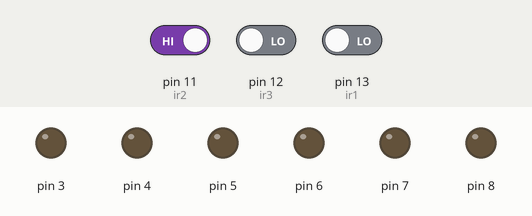
Recording of a sketch running on a simulated Arduino Uno, built with avr-gcc and run on an emulated ATmega328P. Parts: output pins drawn as LEDs (lit = HIGH). The test bench sets the inputs (shaded band); at power-on: pin 12 (ir3) LOW, pin 11 (ir2) HIGH, pin 13 (ir1) LOW.

Above: at 1.2 s.
1.3 s: pin 12 (ir3) driven HIGH
At 1.6 s:
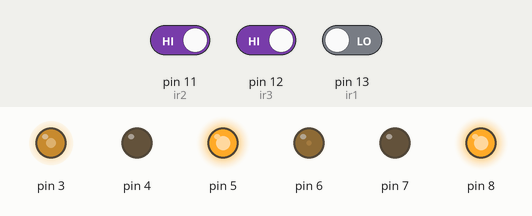
2.8 s: pin 11 (ir2) driven LOW and pin 13 (ir1) driven HIGH
At 3.9 s:
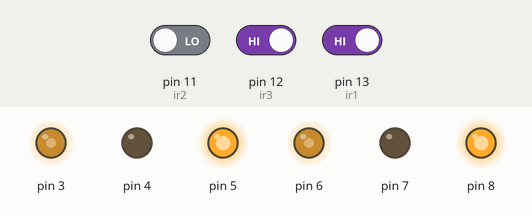
4.3 s: pin 12 (ir3) driven LOW
At 5.1 s:
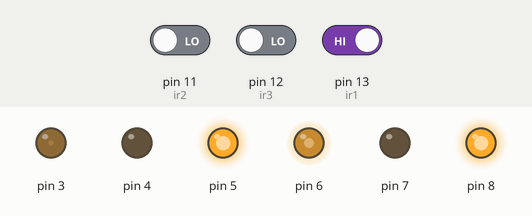
Timing chart, 0 to 7.3 s (numbered marks = the images above; inputs shaded):
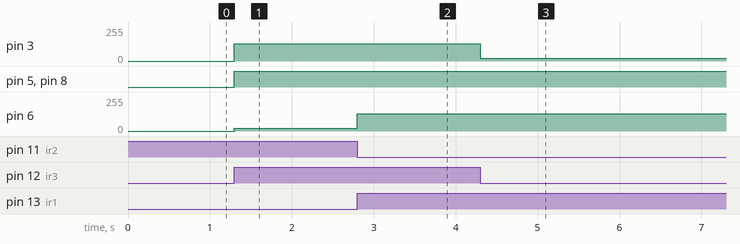

Measured:
- after the input at 1.3 s, pin 3: 0/255 → 130/255 at once; pin 5, pin 8: LOW → HIGH at once; pin 6: 0/255 → 20/255 at once
- after the input at 2.8 s, pin 6: 20/255 → 130/255 at once
- after the input at 4.3 s, pin 3: 130/255 → 20/255 at once

The sketch:

robot.ino
```cpp
int ir1 = 13;
int ir2 = 11;
int ir3 = 12;

int mt1 = 6;
int mt2 = 3;

void setup() {
  pinMode(ir1,INPUT);
  pinMode(ir2,INPUT);
  pinMode(ir3,INPUT);

  pinMode(7,OUTPUT);
  pinMode(8,OUTPUT);

  pinMode(4,OUTPUT);
  pinMode(5,OUTPUT);}

void loop() {

  //직진

  if(digitalRead(ir1)==1 && digitalRead(ir2)==0 && digitalRead(ir3)==1){
    digitalWrite(8,HIGH);
    digitalWrite(7,LOW);
    analogWrite(6,130);

    digitalWrite(5,HIGH);
    digitalWrite(4,LOW);
    analogWrite(3,130);}

    //좌회전

  else if(digitalRead(ir1)==0 && digitalRead(ir2)==0 && digitalRead(ir3)==1){
    digitalWrite(8,HIGH);
    digitalWrite(7,LOW);
    analogWrite(6,20);

    digitalWrite(5,HIGH);
    digitalWrite(4,LOW);
    analogWrite(3,130);}

    //우회전

    else if(digitalRead(ir1)==1 && digitalRead(ir2)==0 && digitalRead(ir3)==0){
    digitalWrite(8,HIGH);
    digitalWrite(7,LOW);
    analogWrite(6,130);

    digitalWrite(5,HIGH);
    digitalWrite(4,LOW);
    analogWrite(3,20);}


    //좌회전

    else if(digitalRead(ir1)==0 && digitalRead(ir2)==1 && digitalRead(ir3)==1){
    digitalWrite(8,HIGH);
    digitalWrite(7,LOW);
    analogWrite(6,20);

    digitalWrite(5,HIGH);
    digitalWrite(4,LOW);
    analogWrite(3,130);}

    //우회전

    else if(digitalRead(ir1)==1 && digitalRead(ir2)==1 && digitalRead(ir3)==0){
    digitalWrite(8,HIGH);
    digitalWrite(7,LOW);
    analogWrite(6,130);

    digitalWrite(5,HIGH);
    digitalWrite(4,LOW);
    analogWrite(3,20);}}
```
